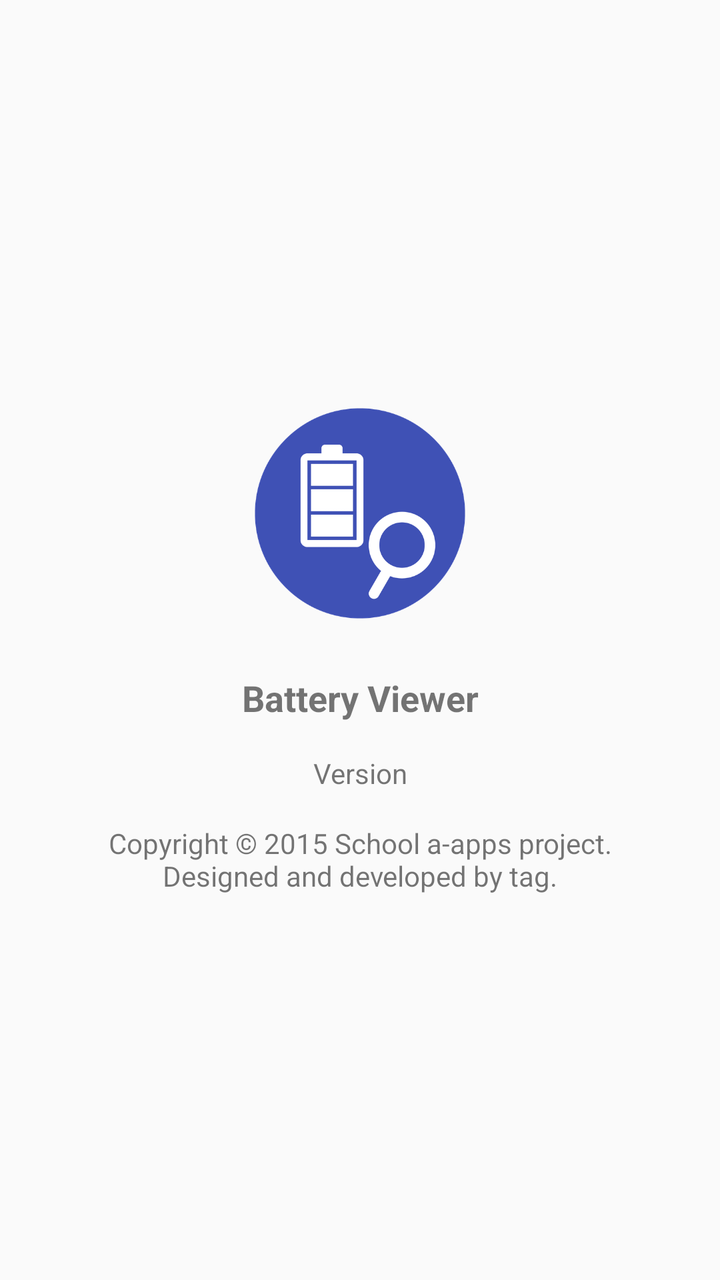
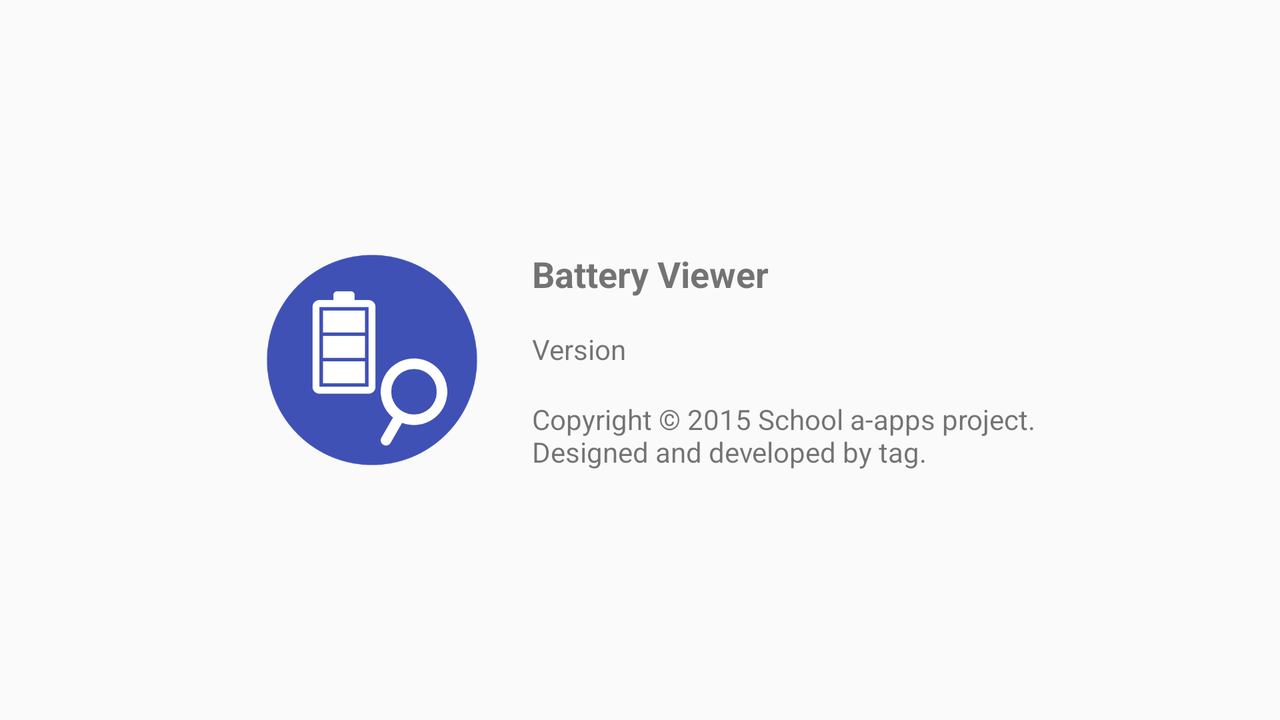

An Android layout and its configuration variant, each rendered on a device that would load it. The default file and the variant file are quoted in full after the pictures.
<!-- AndroidManifest.xml: application theme AppTheme -->
<!-- res/layout/activity_about.xml -->
<?xml version="1.0" encoding="utf-8"?>
<LinearLayout xmlns:android="http://schemas.android.com/apk/res/android"
    xmlns:tools="http://schemas.android.com/tools"
    android:id="@+id/linearLayout"
    android:gravity="center"
    android:layout_width="match_parent"
    android:layout_height="match_parent"
    android:paddingLeft="@dimen/activity_horizontal_margin"
    android:paddingRight="@dimen/activity_horizontal_margin"
    android:paddingTop="@dimen/activity_vertical_margin"
    android:paddingBottom="@dimen/activity_vertical_margin"
    android:orientation="vertical"
    tools:context=".MainActivity">

    <ImageView
        android:id="@+id/imageView_appIcon"
        android:layout_width="144dp"
        android:layout_height="144dp"
        android:paddingLeft="@dimen/horizontal_margin"
        android:paddingTop="@dimen/vertical_margin"
        android:paddingRight="@dimen/horizontal_margin"
        android:paddingBottom="@dimen/vertical_margin"
        android:src="@drawable/ic_launcher_large"/>

    <TextView
        android:layout_width="wrap_content"
        android:layout_height="wrap_content"
        android:paddingLeft="@dimen/textPaddingHorizontal"
        android:paddingTop="@dimen/textPaddingVertical"
        android:paddingRight="@dimen/textPaddingHorizontal"
        android:paddingBottom="@dimen/textPaddingVertical"
        android:gravity="center"
        android:text="@string/app_name"
        android:textSize="@dimen/textSizeLarge"
        android:textStyle="bold" />

    <TextView
        android:id="@+id/app_version"
        android:layout_width="wrap_content"
        android:layout_height="wrap_content"
        android:paddingLeft="@dimen/textPaddingHorizontal"
        android:paddingTop="@dimen/textPaddingVertical"
        android:paddingRight="@dimen/textPaddingHorizontal"
        android:paddingBottom="@dimen/textPaddingVertical"
        android:gravity="center"
        android:text="@string/app_version" />

    <TextView
        android:layout_width="wrap_content"
        android:layout_height="wrap_content"
        android:paddingLeft="@dimen/textPaddingHorizontal"
        android:paddingTop="@dimen/textPaddingVertical"
        android:paddingRight="@dimen/textPaddingHorizontal"
        android:paddingBottom="@dimen/textPaddingVertical"
        android:gravity="center"
        android:text="@string/copyright" />
</LinearLayout>
<!-- resources referenced by this layout -->
<resources>
  <dimen name="activity_horizontal_margin">16dp</dimen>
  <dimen name="activity_vertical_margin">16dp</dimen>
  <dimen name="horizontal_margin">16dp</dimen>
  <dimen name="textPaddingHorizontal">8dp</dimen>
  <dimen name="textPaddingVertical">8dp</dimen>
  <dimen name="textSizeLarge">18sp</dimen>
  <dimen name="vertical_margin">16dp</dimen>
  <!-- drawable ic_launcher_large: png bitmap (drawable, 37387 bytes) -->
  <string name="app_name">Battery Viewer</string>
  <string name="app_version">Version</string>
  <string name="copyright">Copyright \u00A9 2015 School a-apps project.\nDesigned and developed by tag.</string>
  <style name="AppTheme" parent="Theme.AppCompat.Light.DarkActionBar">
          
          <item name="colorPrimary">@color/colorPrimary</item>
          <item name="colorPrimaryDark">@color/colorPrimaryDark</item>
          <item name="colorAccent">@color/colorAccent</item>
      </style>
  <color name="colorPrimary">#3f51b5</color>
  <color name="colorPrimaryDark">#1a237e</color>
  <color name="colorAccent">#FF4081</color>
</resources>
<!-- res/layout-land/activity_about.xml (the repository's variant of the layout above) -->
<!-- drawn on the phone turned sideways -->
<?xml version="1.0" encoding="utf-8"?>
<LinearLayout xmlns:android="http://schemas.android.com/apk/res/android"
    xmlns:tools="http://schemas.android.com/tools"
    android:id="@+id/linearLayout"
    android:gravity="center"
    android:layout_width="match_parent"
    android:layout_height="match_parent"
    android:paddingLeft="@dimen/activity_horizontal_margin"
    android:paddingRight="@dimen/activity_horizontal_margin"
    android:paddingTop="@dimen/activity_vertical_margin"
    android:paddingBottom="@dimen/activity_vertical_margin"
    android:orientation="horizontal"
    tools:context=".MainActivity">

    <ImageView
        android:id="@+id/imageView_appIcon"
        android:layout_width="144dp"
        android:layout_height="144dp"
        android:paddingLeft="@dimen/horizontal_margin"
        android:paddingTop="@dimen/vertical_margin"
        android:paddingRight="@dimen/horizontal_margin"
        android:paddingBottom="@dimen/vertical_margin"
        android:src="@drawable/ic_launcher_large"/>

    <LinearLayout
        android:layout_width="wrap_content"
        android:layout_height="wrap_content"
        android:orientation="vertical" >
        <TextView
            android:layout_width="wrap_content"
            android:layout_height="wrap_content"
            android:paddingLeft="@dimen/textPaddingHorizontal"
            android:paddingTop="@dimen/textPaddingVertical"
            android:paddingRight="@dimen/textPaddingHorizontal"
            android:paddingBottom="@dimen/textPaddingVertical"
            android:gravity="left"
            android:text="@string/app_name"
            android:textSize="@dimen/textSizeLarge"
            android:textStyle="bold" />

        <TextView
            android:id="@+id/app_version"
            android:layout_width="wrap_content"
            android:layout_height="wrap_content"
            android:paddingLeft="@dimen/textPaddingHorizontal"
            android:paddingTop="@dimen/textPaddingVertical"
            android:paddingRight="@dimen/textPaddingHorizontal"
            android:paddingBottom="@dimen/textPaddingVertical"
            android:gravity="left"
            android:text="@string/app_version" />

        <TextView
            android:layout_width="wrap_content"
            android:layout_height="wrap_content"
            android:paddingLeft="@dimen/textPaddingHorizontal"
            android:paddingTop="@dimen/textPaddingVertical"
            android:paddingRight="@dimen/textPaddingHorizontal"
            android:paddingBottom="@dimen/textPaddingVertical"
            android:gravity="left"
            android:text="@string/copyright" />

    </LinearLayout>
</LinearLayout>
